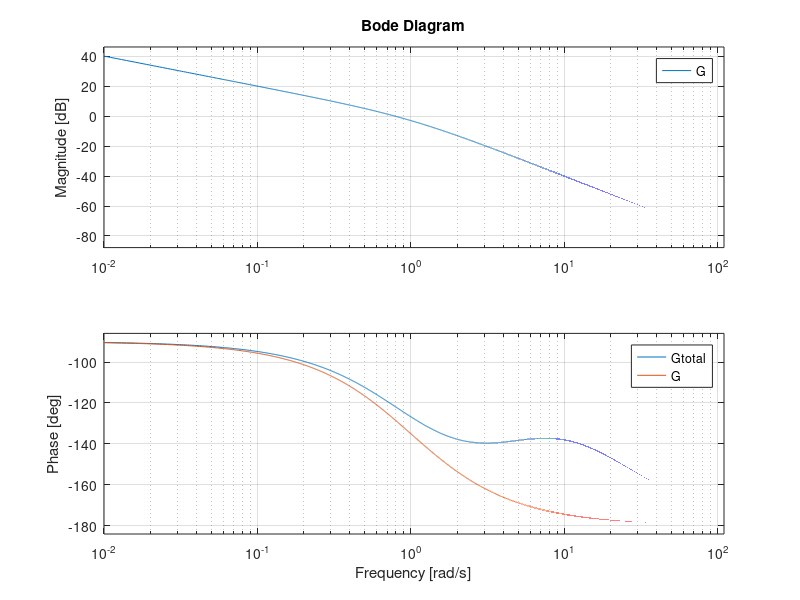

Write the MATLAB code that produced this figure.
% kada je poznata wc
clear all; close all; clc;
s = tf('s');
w = 0.01:0.001: 110;
PMspec = 40; % zeljena fazna margina
wc = 10; % zeljena cross-over freknvecija
G = 1/(s*(s+1)); % proces

[mag,phase] = bode(G, w); % ne vrati u dB (samo plota u dB), phase je u stepenima
mag = squeeze(mag);
phase = squeeze(phase);
phaseGwc = interp1(w, phase, wc); % tamo gdje je w = wc

FImax = PMspec - (180 + phaseGwc) + 2
radijan = pi / 180;
alpha = (1 - sin(FImax * radijan)) / (1 + sin(FImax*radijan))

zc = wc * sqrt(alpha)
pc = zc / alpha

Gc = (s/zc + 1) / ( s/pc + 1);
Gtotal = Gc * G;

[mag,phase] = bode(Gtotal, w); % ne vrati u dB (samo plota u dB), phase je u stepenima
mag = squeeze(mag);

kc = 10 ^ (-interp1(w, 20*log10(mag), 10) / 20)

bode(kc*Gtotal, w)
hold on;
grid on;
bode(G,w)
legend('Gtotal','G')